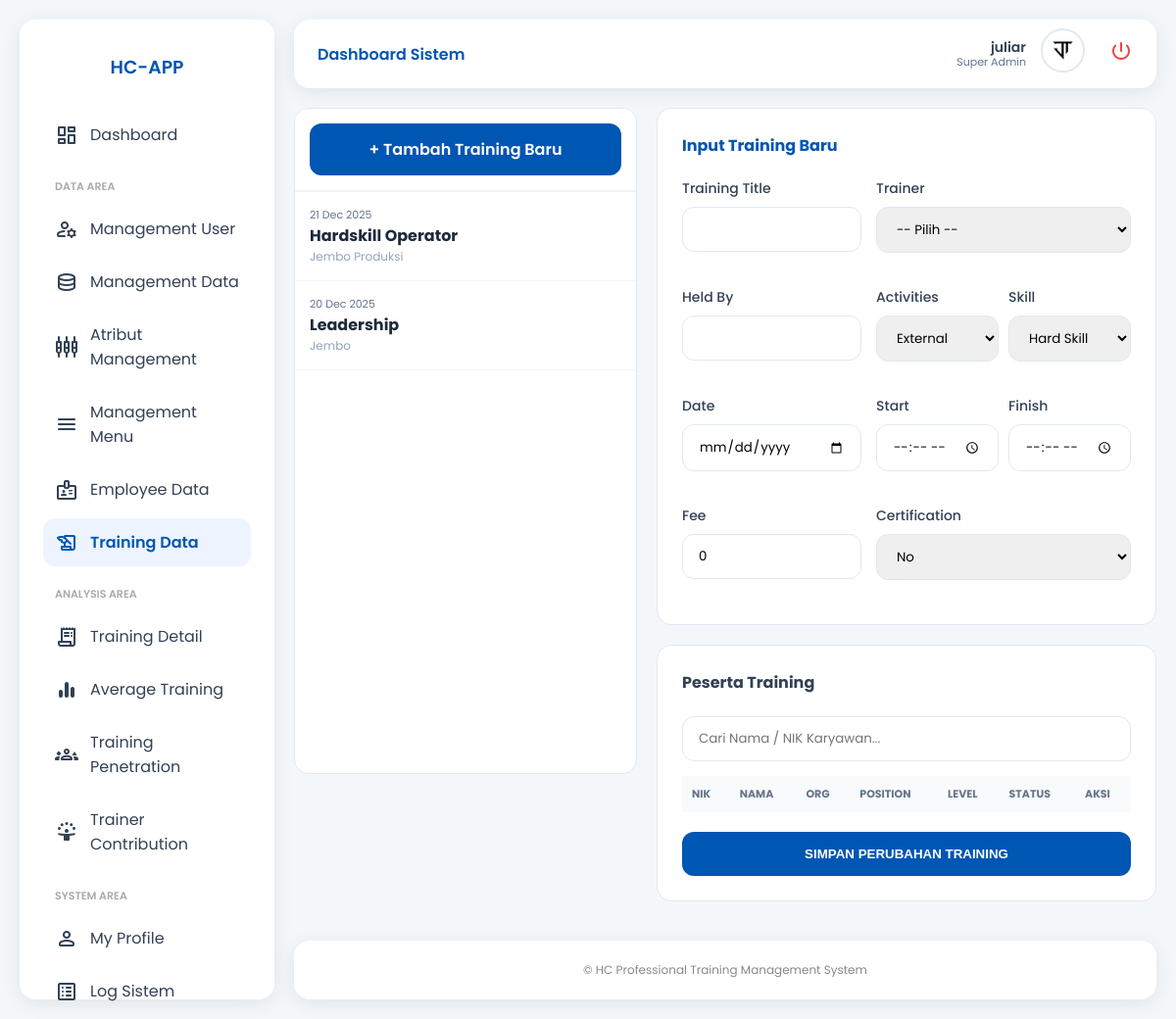
/modul/training-data/index.php (signed in), run on the app's committed database.
### tables this page shows
CREATE TABLE `menus` (
  `id` int NOT NULL,
  `menu_name` varchar(100) NOT NULL,
  `menu_url` varchar(100) NOT NULL,
  `menu_icon` varchar(50) DEFAULT NULL,
  `menu_category` enum('Dashboard','Data Area','Analysis Area','System Area') NOT NULL,
  `order_no` int DEFAULT '0'
);

CREATE TABLE `trainings` (
  `id` int NOT NULL,
  `title` varchar(255) NOT NULL,
  `trainer_id` int DEFAULT NULL,
  `held_by` varchar(255) DEFAULT NULL,
  `activity_id` int DEFAULT NULL,
  `skill_id` int DEFAULT NULL,
  `training_date` date DEFAULT NULL,
  `start_time` time DEFAULT NULL,
  `finish_time` time DEFAULT NULL,
  `fee` decimal(15,2) DEFAULT NULL,
  `is_certified` enum('Yes','No') DEFAULT 'No',
  `created_at` timestamp NULL DEFAULT CURRENT_TIMESTAMP
);

### modul/training-data/index.php (the view, shortened to what this page needs)
<?php
require_once __DIR__ . '/../../config/database.php';
$layout_dir = __DIR__ . '/../layout/';
$active_id = $_GET['edit_id'] ?? null;
$trainings  = $pdo->query("SELECT * FROM trainings ORDER BY training_date DESC")->fetchAll();
$activities = $pdo->query("SELECT * FROM attr_activities ORDER BY activity_name ASC")->fetchAll();
$skills     = $pdo->query("SELECT * FROM attr_skills ORDER BY skill_name ASC")->fetchAll();
$current = null;
?>
<!DOCTYPE html>
<html lang="id">
<head>
    <link rel="stylesheet" href="../../assets/css/style.css">
</head>
<body>
    <?php include $layout_dir . 'sidebar.php'; include $layout_dir . 'header.php'; ?>
    <main class="main-content">
        <div class="split-container">
            <div class="training-list-col">
                <div style="padding: 15px; border-bottom: 2px solid #f1f5f9; position: sticky; top: 0; background: white; z-index: 10;">
                    <a href="index.php" class="btn-primary" style="display: block; text-align: center; text-decoration: none;">+ Tambah Training Baru</a>
                </div>
                <?php foreach($trainings as $t): ?>
                    <div class="training-item <?= ($active_id == $t['id']) ? 'active' : '' ?>" onclick="location.href='?edit_id=<?= $t['id'] ?>'">
                        <div style="font-size: 11px; color: #64748b;"><?= date('d M Y', strtotime($t['training_date'])) ?></div>
                        <div style="font-weight: 700; color: #1e293b;"><?= htmlspecialchars($t['title']) ?></div>
                        <div style="font-size: 12px; color: #94a3b8;"><?= htmlspecialchars($t['held_by']) ?></div>
                    </div>
                <?php endforeach; ?>
            </div>
            <div class="editor-col">
                <form method="POST" id="mainForm">
                    <div class="form-section">
                        <h4 style="margin-top: 0; color: var(--primary-blue);"><?= $current ? 'Edit Training' : 'Input Training Baru' ?></h4>
                        <div style="display: grid; grid-template-columns: repeat(2, 1fr); gap: 15px;">
                            <div class="form-group"><label>Training Title</label><input type="text" name="title" class="form-control" value="<?= $current['title'] ?? '' ?>" required></div>
                            <div class="form-group"><label>Trainer</label>
                                <select name="trainer_id" class="form-control" required><option value="">-- Pilih --</option>
                                </select></div>
                            <div class="form-group"><label>Held By</label><input type="text" name="held_by" class="form-control" value="<?= $current['held_by'] ?? '' ?>" required></div>
                            <div class="form-group" style="display: flex; gap: 10px;">
                                <div style="flex: 1;"><label>Activities</label><select name="activity_id" class="form-control" required>
                                <?php foreach($activities as $ac): ?><option value="<?= $ac['id'] ?>" <?= (isset($current['activity_id']) && $current['activity_id'] == $ac['id']) ? 'selected' : '' ?>><?= $ac['activity_name'] ?></option><?php endforeach; ?>
                                </select></div>
                                <div style="flex: 1;"><label>Skill</label><select name="skill_id" class="form-control" required>
                                <?php foreach($skills as $sk): ?><option value="<?= $sk['id'] ?>" <?= (isset($current['skill_id']) && $current['skill_id'] == $sk['id']) ? 'selected' : '' ?>><?= $sk['skill_name'] ?></option><?php endforeach; ?>
                                </select></div>
                            </div>
                            <div class="form-group"><label>Date</label><input type="date" name="training_date" class="form-control" value="<?= $current['training_date'] ?? '' ?>" required></div>
                            <div class="form-group" style="display: flex; gap: 10px;">
                                <div style="flex: 1;"><label>Start</label><input type="time" name="start_time" class="form-control" value="<?= $current['start_time'] ?? '' ?>" required></div>
                                <div style="flex: 1;"><label>Finish</label><input type="time" name="finish_time" class="form-control" value="<?= $current['finish_time'] ?? '' ?>" required></div>
                            </div>
                            <div class="form-group"><label>Fee</label><input type="number" name="fee" class="form-control" value="<?= $current['fee'] ?? '0' ?>"></div>
                            <div class="form-group"><label>Certification</label>
                                <select name="is_certified" class="form-control">
                                    <option value="No" <?= (isset($current['is_certified']) && $current['is_certified'] == 'No') ? 'selected' : '' ?>>No</option>
                                </select></div>
                        </div>
                    </div>
                    <div class="form-section">
                        <h4 style="margin-top: 0;">Peserta Training</h4>
                        <div style="position: relative;">
                            <input type="text" id="empSearch" class="form-control" placeholder="Cari Nama / NIK Karyawan...">
                        </div>
                        <table class="participant-table" id="participantTable">
                            <thead>
                                <tr><th>NIK</th><th>Nama</th><th>Org</th><th>Position</th><th>Level</th><th>Status</th><th>Aksi</th></tr>
                            </thead>
                        </table>
                        <button type="submit" name="save_all" class="btn-primary" style="margin-top: 20px; width: 100%; padding: 15px;">SIMPAN PERUBAHAN TRAINING</button>
                    </div>
                </form>
            </div>
        </div>
    </main>
    <?php include $layout_dir . 'footer.php'; ?>
</body>
</html>

### modul/layout/sidebar.php (shortened to what this page needs)
<?php
require_once __DIR__ . '/../../config/database.php';
$current_uri = $_SERVER['REQUEST_URI'];
$role_id = $_SESSION['role_id'] ?? 0;
$query_menu = "SELECT m.* FROM menus m
               JOIN role_access ra ON m.id = ra.menu_id
               WHERE ra.role_id = ?
               ORDER BY FIELD(m.menu_category, 'Dashboard', 'Data Area', 'Analysis Area', 'System Area'), m.order_no ASC";
$stmt_menu = $pdo->prepare($query_menu);
$stmt_menu->execute([$role_id]);
$menus = $stmt_menu->fetchAll();
$menu_list = [];
foreach ($menus as $m) {
    $menu_list[$m['menu_category']][] = $m;
}
?>
<aside class="sidebar">
    <div style="padding: 10px; margin-bottom: 20px; text-align: center;">
        <h3 style="color: var(--primary-blue); margin: 0; font-weight: 600;">HC-APP</h3>
    </div>
    <nav style="flex-grow: 1; overflow-y: auto;">
        <?php foreach ($menu_list as $category => $items): ?>
            <?php if ($category !== 'Dashboard'): ?>
                <p style="font-size: 11px; color: #aaa; text-transform: uppercase; margin: 20px 0 10px 12px; font-weight: 600;">
                    <?= htmlspecialchars($category) ?>
                </p>
            <?php endif; ?>
            <?php foreach ($items as $item): ?>
                <a href="<?= $item['menu_url'] ?>"
                   class="menu-item <?= (strpos($current_uri, basename(dirname($item['menu_url']))) !== false) ? 'active' : '' ?>">
                    <i class="material-symbols-rounded"><?= $item['menu_icon'] ?></i>
                    <span><?= htmlspecialchars($item['menu_name']) ?></span>
                </a>
            <?php endforeach; ?>
        <?php endforeach; ?>
    </nav>
</aside>

### assets/css/style.css (style rules this page uses)
:root { --primary-blue: #0056b3; --bg-light: #f4f7fa; --white: #ffffff; --text-main: #334155; --text-muted: #64748b; --radius: 16px; --shadow: 0 4px 20px rgba(0, 0, 0, 0.08); }
* { box-sizing: border-box; }
body { font-family: "Poppins", sans-serif; background-color: var(--bg-light); margin: 0; color: var(--text-main); }
.form-group { margin-bottom: 20px; }
.form-group label { display: block; margin-bottom: 8px; font-size: 14px; font-weight: 500; }
.form-control { width: 100%; padding: 12px 16px; border: 1px solid #e2e8f0; border-radius: 12px; font-family: "Poppins", sans-serif; }
.btn-primary { width: 100%; padding: 14px; background: var(--primary-blue); color: white; border: none; border-radius: 12px; font-weight: 600; cursor: pointer; transition: 0.3s; }
.sidebar { position: fixed; top: 20px; left: 20px; bottom: 20px; width: 260px; background: var(--white); border-radius: var(--radius); box-shadow: var(--shadow); padding: 24px; z-index: 1000; }
.main-content { margin-left: 300px; margin-top: 110px; margin-right: 20px; margin-bottom: 100px; }
.menu-item { display: flex; align-items: center; padding: 12px; text-decoration: none; color: var(--text-main); border-radius: 12px; margin-bottom: 5px; }
.menu-item.active { background: #eef4ff; color: var(--primary-blue); font-weight: 600; }
.menu-item i { margin-right: 12px; }

### modul/training-data/index.php (style rules this page uses)
.split-container { display: flex; gap: 20px; align-items: flex-start; }
.training-list-col { width: 350px; background: white; border-radius: 15px; border: 1px solid #e2e8f0; height: calc(100vh - 120px); overflow-y: auto; }
.editor-col { flex: 1; }
.training-item { padding: 15px; border-bottom: 1px solid #f1f5f9; cursor: pointer; transition: 0.3s; }
.form-section { background: white; padding: 25px; border-radius: 15px; border: 1px solid #e2e8f0; margin-bottom: 20px; }
.participant-table { width: 100%; border-collapse: collapse; margin-top: 15px; font-size: 13px; }
.participant-table th { background: #f8fafc; text-align: left; padding: 10px; color: #64748b; text-transform: uppercase; font-size: 11px; }

### data on the page
menus: menu_name "Dashboard"
menus: menu_name "Management User"
menus: menu_name "Management Data"
menus: menu_name "Atribut Management"
menus: menu_name "Management Menu"
menus: menu_name "Employee Data"
menus: menu_name "Training Data"
menus: menu_name "Training Detail"
menus: menu_name "Average Training"
menus: menu_name "Training Penetration"
menus: menu_name "Trainer Contribution"
menus: menu_name "My Profile"
menus: menu_name "Log Sistem"
trainings: training_date "21 Dec 2025", title "Hardskill Operator", held_by "Jembo Produksi"
trainings: training_date "20 Dec 2025", title "Leadership", held_by "Jembo"

### other printed values
$category "DATA AREA"
$category "ANALYSIS AREA"
$category "SYSTEM AREA"
$_SESSION['name'] "juliar"
form field activity_id "External"
form field skill_id "Hard Skill"
